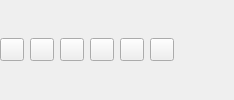
<?xml version="1.0" encoding="UTF-8"?>
<ui version="4.0">
 <class>ScanPopupToolBar</class>
 <widget class="QWidget" name="ScanPopupToolBar">
  <property name="geometry">
   <rect>
    <x>0</x>
    <y>0</y>
    <width>0</width>
    <height>0</height>
   </rect>
  </property>
  <property name="sizePolicy">
   <sizepolicy hsizetype="Maximum" vsizetype="Maximum">
    <horstretch>0</horstretch>
    <verstretch>0</verstretch>
   </sizepolicy>
  </property>
  <layout class="QHBoxLayout" name="horizontalLayout_4">
   <property name="leftMargin">
    <number>0</number>
   </property>
   <property name="topMargin">
    <number>0</number>
   </property>
   <property name="rightMargin">
    <number>0</number>
   </property>
   <property name="bottomMargin">
    <number>0</number>
   </property>
   <item>
    <widget class="QToolButton" name="goBackButton">
     <property name="toolTip">
      <string>Back</string>
     </property>
     <property name="icon">
      <iconset resource="../../resources.qrc">
       <normaloff>:/icons/previous.svg</normaloff>:/icons/previous.svg</iconset>
     </property>
    </widget>
   </item>
   <item>
    <widget class="QToolButton" name="goForwardButton">
     <property name="toolTip">
      <string>Forward</string>
     </property>
     <property name="icon">
      <iconset resource="../../resources.qrc">
       <normaloff>:/icons/next.svg</normaloff>:/icons/next.svg</iconset>
     </property>
    </widget>
   </item>
   <item>
    <widget class="QToolButton" name="pronounceButton">
     <property name="toolTip">
      <string>Pronounce Word (Alt+S)</string>
     </property>
     <property name="icon">
      <iconset resource="../../resources.qrc">
       <normaloff>:/icons/playsound_full.png</normaloff>:/icons/playsound_full.png</iconset>
     </property>
     <property name="shortcut">
      <string>Alt+S</string>
     </property>
     <property name="autoRaise">
      <bool>false</bool>
     </property>
    </widget>
   </item>
   <item>
    <widget class="QToolButton" name="sendWordButton">
     <property name="toolTip">
      <string>Send word to main window (Alt+W)</string>
     </property>
     <property name="icon">
      <iconset resource="../../resources.qrc">
       <normaloff>:/icons/programicon.png</normaloff>:/icons/programicon.png</iconset>
     </property>
     <property name="shortcut">
      <string>Alt+W</string>
     </property>
    </widget>
   </item>
   <item>
    <widget class="QToolButton" name="saveArticleButton">
     <property name="toolTip">
      <string>Save Article</string>
     </property>
     <property name="icon">
      <iconset resource="../../resources.qrc">
       <normaloff>:/icons/filesave.png</normaloff>:/icons/filesave.png</iconset>
     </property>
     <property name="shortcut">
      <string notr="true">F2</string>
     </property>
    </widget>
   </item>
   <item>
    <widget class="QToolButton" name="sendWordToFavoritesButton">
     <property name="toolTip">
      <string>Add word to Favorites (Ctrl+E)</string>
     </property>
     <property name="icon">
      <iconset resource="../../resources.qrc">
       <normaloff>:/icons/star.svg</normaloff>:/icons/star.svg</iconset>
     </property>
     <property name="shortcut">
      <string notr="true">Ctrl+E</string>
     </property>
    </widget>
   </item>
   <item>
    <widget class="QToolButton" name="onTopButton">
     <property name="toolTip">
      <string>Always stay on top of all other windows</string>
     </property>
     <property name="icon">
      <iconset resource="../../resources.qrc">
       <normaloff>:/icons/ontop.svg</normaloff>:/icons/ontop.svg</iconset>
     </property>
     <property name="checkable">
      <bool>true</bool>
     </property>
     <property name="autoRaise">
      <bool>true</bool>
     </property>
    </widget>
   </item>
   <item>
    <widget class="QToolButton" name="pinButton">
     <property name="toolTip">
      <string>Use this to pin down the window so it would stay on screen,
could be resized or managed in other ways.</string>
     </property>
     <property name="icon">
      <iconset resource="../../resources.qrc">
       <normaloff>:/icons/pushpin.svg</normaloff>:/icons/pushpin.svg</iconset>
     </property>
     <property name="checkable">
      <bool>true</bool>
     </property>
     <property name="autoRaise">
      <bool>true</bool>
     </property>
    </widget>
   </item>
  </layout>
 </widget>
 <resources>
  <include location="../../resources.qrc"/>
 </resources>
 <connections/>
</ui>
